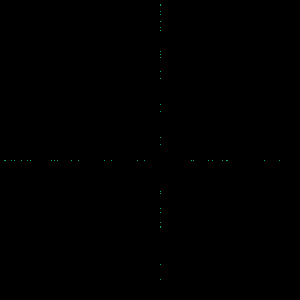
Frame 1 (no input)
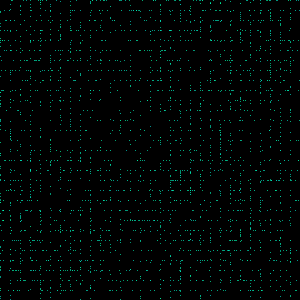
Frame 60 (the mouse pressed at the canvas centre just before this capture)
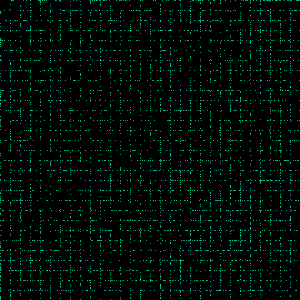
Frame 120 (the mouse held since frame 60 and released just before this capture)

The Processing sketch that drew these frames (run headless with seeded random() and noise(); from frame 60 on, the mouse is pressed at the canvas centre):

// Processing sketch: processing_40869
// ── processing_40869.pde

pt[] epoints = new pt[25]; //number of points to start with
 
 
 
 
 
void setup() {
 
  size(300, 300);
  background(0);
 
  for (int e=0; e < epoints.length;e++) {
    epoints[e] = new pt(width/2, height/2); //this line is seeding the array
  }
}
 
 
 
 
 
void draw() {
  
 
  for (int e=0; e < epoints.length; e++) {
    epoints[e].shift(); //sets up move command.
    epoints[e].make(); //sets up the drawing of points.
    
  }
}
 
 
 
 
 
class pt {
 
  float x;
  float y;
 
  pt(float x_, float y_) {
    x = x_;
    y = y_;
  }
 
 
  //draws the points with a random orange-ish color
  void make() {
    stroke(0,random(200,255),random(150,200));
    point(x, y);
    point(y,x);
  }
 
 
  //shifts the dots' x coordinates by 10, but the y coordinates randoml
  void shift() {
    
    
    x = x +=10;
    y = random(height/2 - 150, height/2+150);
    if(x>width+10){
      
      x=-10;
      if(y>height+10){
        y=-10;
      }
      
    }
 
  }
}
